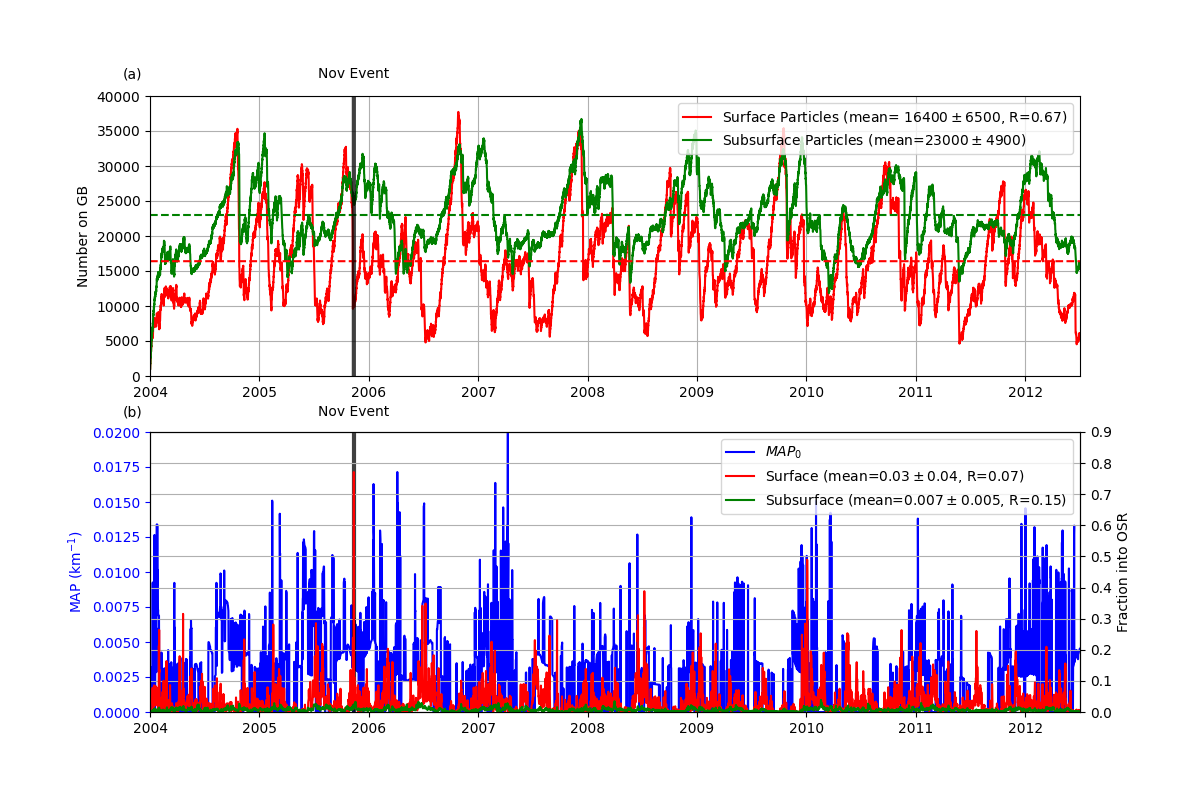

Source code (Python):
#! /usr/bin/env python 

import numpy as np
import matplotlib.pyplot as plt

# for WCRs with R > 40km
f=np.load('MAP_LARGE_40_EDDY.npz')
MAP3b=f['MAP'][61:-500]
f.close()
MAP=MAP3b[:6000]

# load number of particles on Georges Bank 
#surface deployed
f=np.load('Ndrifters_on_Georges_Bank_SURFACE.npz')
NtotSF=f['Ntot1D'][:6000] 
f.close()

#SUBsurface deployed
f=np.load('Ndrifters_on_Georges_Bank_SUBSURFACE.npz')
NtotSS=f['Ntot1D'][:6000] 
f.close()

# SURFACE FRACTIONAL flux into OSR (NFLS)
f=np.load('fractional_flux_into_OSR_ref_number_larave_on_Georges_Bank_SURFACE.npz')
FSUR=f['F'][:]
f.close()
f=np.load('fractional_flux_into_OSR_ref_number_larave_on_Georges_Bank_SUBSURFACE.npz') 
FSUB=f['F'][:]
f.close()

# plot progressive set of RUNNING averaging intervals
# ti is time in days
tN=366*3+365*6+103
t0=np.arange(0,tN,12.43/24)
t0dy=np.arange(0,t0[-1]+12.43/24,12.43/24)/365
t0yr=t0dy+2004
tyr=t0yr[:6000]

fig,ax=plt.subplots(nrows=2,ncols=1,figsize=(12,8))
ax[0].plot(tyr,NtotSF,'r',label='Surface Particles (mean= '+r'$16400 \pm 6500$'+', R=0.67)')
ax[0].plot(tyr,NtotSS,'g',label='Subsurface Particles (mean='+r'$23000 \pm 4900$'+')')
ax[0].plot(tyr,np.ones(len(tyr))*16400,'r--')
ax[0].plot(tyr,np.ones(len(tyr))*23000,'g--')
ax[0].legend(loc=1)

# add a vertical line for maximum value of FSUR (Nov event) 
jj=np.argmax(FSUR) 
yy=np.arange(0,40000)
xx=np.ones(len(yy))*tyr[jj]

ax[0].grid()
ax[0].set_ylabel('Number on GB')
ax[0].set_xlim(2004,2012.5)
ax[0].set_ylim(0,40000)
ax[0].text(2003.75,42500,'(a)')
ax[0].text(tyr[jj],42500,'Nov Event',horizontalalignment='center')
ax[0].plot(xx,yy,'k-',linewidth=3,alpha=0.75)

# add a vertical line for maximum value of FSUR (Nov event) 
jj=np.argmax(FSUR) 
yy2=np.arange(0,0.02,0.0001)
xx2=np.ones(len(yy2))*tyr[jj]

ax[1].plot(tyr,MAP,'b-',label=r'$MAP_0$')
ax[1].set_ylabel('MAP (' + r'$\text{km}^{-1}$'+')',color='b') 
ax[1].tick_params(axis='y',colors='b')
ax[1].set_ylim(0,0.02)
ax[1].plot(xx2,yy2,'k-',linewidth=3,alpha=0.75)
ax2=ax[1].twinx()
ax2.plot(tyr,FSUR,'r',label='Surface (mean='+r'$0.03 \pm 0.04$'+', R=0.07)')
ax2.plot(tyr,FSUB,'g',label='Subsurface (mean='+r'$0.007 \pm 0.005$'+', R=0.15)')
handles1,labels1=ax[1].get_legend_handles_labels()
handles2,labels2=ax2.get_legend_handles_labels()
all_handles=handles1+handles2
all_labels=labels1+labels2
ax2.legend(all_handles,all_labels,loc='best')
ax2.set_xlim(2004,2012.5)
ax2.grid()
ax2.set_xlabel('Calendar Year') 
ax2.set_ylabel('Fraction into OSR')
ax2.set_xlim(2004,2012.5)
ax2.text(2003.75,0.95,'(b)')
ax2.text(tyr[jj],0.95,'Nov Event',horizontalalignment='center')
ax2.set_ylim(0,0.9)
fig.savefig('figure5.png')
